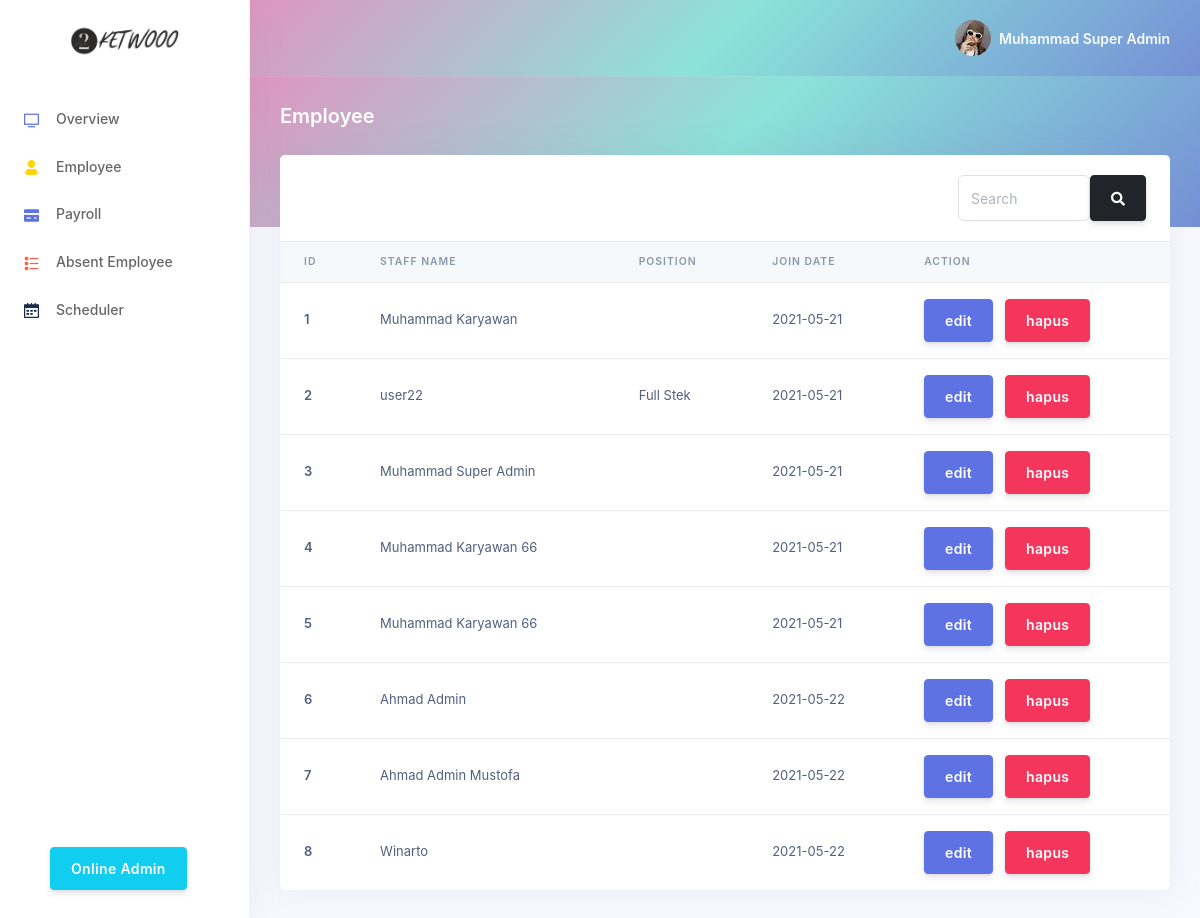
/index.php?page=employee (signed in), run on the app's committed database.
### tables this page shows
CREATE TABLE `user` (
  `id_user` int(16) NOT NULL,
  `nama_user` varchar(64) NOT NULL,
  `email_user` varchar(64) NOT NULL,
  `password_user` varchar(64) NOT NULL,
  `level_user` enum('karyawan','admin_financial','admin_personalia','super_admin') NOT NULL,
  `jabatan` varchar(32) DEFAULT NULL,
  `join_date` date NOT NULL
);

### employee.php (the view, shortened to what this page needs)
<?php
    include("system/connection.php");
?>
<div class="header gradient-bg pb-6">
    <div class="container-fluid">
        <div class="header-body">
            <div class="row align-items-center py-4">
                <div class="col-lg-6 col-7">
                    <h6 class="h2 text-white d-inline-block mb-0">Employee</h6>
                </div>
            </div>
        </div>
    </div>
</div>
<div class="container-fluid mt--6">
    <div class="row">
        <div class="col">
            <div class="card">
                <div class="card-header border-0">
                    <div class="row">
                        <div class="col"></div>
                        <div class="col-xl-3 text-right">
                            <form action="" method="POST">
                                <div class="input-group rounded">
                                    <input type="search" name="search" value="<?= $_POST["search"]??'' ?>" class="form-control rounded" placeholder="Search" aria-label="Search" aria-describedby="search-addon" />
                                    <button class="btn btn-dark" type="submit" id="search-addon">
                                        <i class="fas fa-search"></i>
                                    </button>
                                </div>
                            </form>
                        </div>
                    </div>
                </div>
                <div class="table-responsive">
                    <table class="table align-items-center table-flush">
                        <thead class="thead-light">
                            <tr>
                                <th scope="col">ID</th>
                                <th scope="col">Staff Name</th>
                                <th scope="col">Position</th>
                                <th scope="col">Join Date</th>
                                <th scope="col">Action</th>
                            </tr>
                        </thead>
                        <tbody>
                            <?php
                                $select = mysqli_query($connection, "SELECT * FROM user");
                                while ($data = mysqli_fetch_array($select)) {
                            ?>
                            <tr>
                                <th scope="row"><?= $data['id_user'] ?></th>
                                <td><?= $data['nama_user'] ?></td>
                                <td><?= $data['jabatan'] ?></td>
                                <td><?= $data['join_date'] ?></td>
                                <td>
                                    <button type="button" id="editButton" class="btn btn-primary" data-toggle="modal" data-target="#editEmployee<?= $data['id_user'] ?>">
                                    edit
                                    </button>
                                    <button type="button" class="btn btn-danger" data-toggle="modal" data-target="#exampleModal">
                                    hapus
                                    </button>
                                </td>
                            </tr>
                            <?php } ?>
                        </tbody>
                    </table>
                </div>
            </div>
        </div>
    </div>
</div>

### asset/styles.css (style rules this page uses)
body { font-family: -apple-system, BlinkMacSystemFont, 'Segoe UI', Roboto, Oxygen, Ubuntu, Cantarell, 'Open Sans', 'Helvetica Neue', sans-serif; }
.gradient-bg { background-image: linear-gradient(135deg, #DF95C1, #8BE3D9, #7590D6); }
thead { cursor: default; }

### data on the page
user: id_user "1", nama_user "Muhammad Karyawan", join_date "2021-05-21"
user: id_user "2", nama_user "user22", jabatan "Full Stek", join_date "2021-05-21"
user: id_user "3", nama_user "Muhammad Super Admin", join_date "2021-05-21"
user: id_user "4", nama_user "Muhammad Karyawan 66", join_date "2021-05-21"
user: id_user "5", nama_user "Muhammad Karyawan 66", join_date "2021-05-21"
user: id_user "6", nama_user "Ahmad Admin", join_date "2021-05-22"
user: id_user "7", nama_user "Ahmad Admin Mustofa", join_date "2021-05-22"
user: id_user "8", nama_user "Winarto", join_date "2021-05-22"

### other printed values
$_SESSION["nama_user"] "Muhammad Super Admin"
